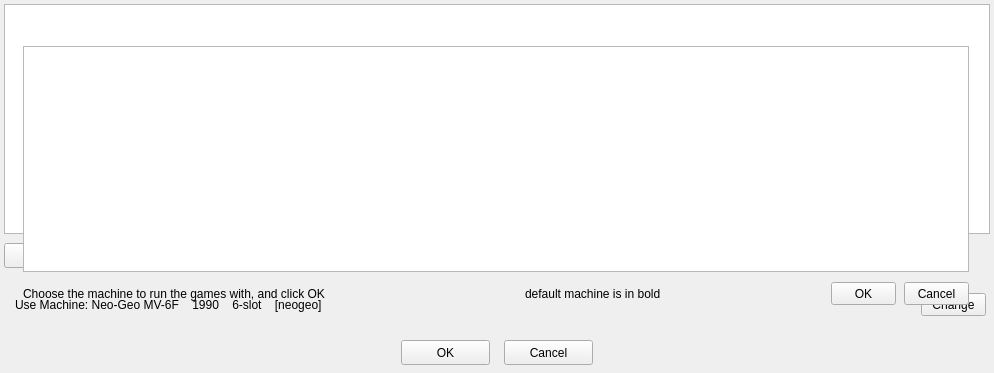
<?xml version="1.0" encoding="UTF-8"?>
<ui version="4.0">
  <class>FormArcadeMultiSlotGames</class>
  <widget class="QWidget" name="FormArcadeMultiSlotGames">
    <property name="geometry"><rect><x>0</x><y>0</y><width>994</width><height>373</height></rect></property>
    <property name="windowTitle"><string>Neo-Geo MVS (Multi Video System)</string></property>
    <property name="vclClass" stdset="0"><string notr="true">TFormArcadeMultiSlotGames</string></property>
    <property name="vclColor" stdset="0"><string notr="true">#f1f1f1</string></property>
    <property name="vclFontName" stdset="0"><string notr="true">Segoe UI</string></property>
    <property name="vclFontPx" stdset="0"><number>12</number></property>
    <property name="vclFontColor" stdset="0"><string notr="true">#000000</string></property>
    <property name="vclBorderStyle" stdset="0"><string notr="true">bsDialog</string></property>
    <property name="vclOnKeyPress" stdset="0"><string notr="true">FormKeyPress</string></property>
    <widget class="ElLabel" name="LabelHelpText">
      <property name="geometry"><rect><x>428</x><y>243</y><width>380</width><height>28</height></rect></property>
      <property name="text"><string>Choose a cartridge slot for each game (%u slots max)
MAME v%s minimum required</string></property>
      <property name="vclClass" stdset="0"><string notr="true">TShadowLabel</string></property>
      <property name="vclTransparent" stdset="0"><bool>true</bool></property>
      <property name="vclFontName" stdset="0"><string notr="true">Verdana</string></property>
      <property name="vclFontPx" stdset="0"><number>12</number></property>
      <property name="vclFontColor" stdset="0"><string notr="true">#000080</string></property>
      <property name="vclAlignment" stdset="0"><string notr="true">taCenter</string></property>
      <property name="wordWrap"><bool>true</bool></property>
      <property name="vclColorFrame" stdset="0"><string notr="true">#000000</string></property>
      <property name="vclColorInnerFrame" stdset="0"><string notr="true">#000000</string></property>
      <property name="vclShadowColor" stdset="0"><string notr="true">#808080</string></property>
      <property name="vclShadowEnabled" stdset="0"><string notr="true">False</string></property>
      <property name="vclEllipsType" stdset="0"><string notr="true">etNone</string></property>
      <property name="vclFrames" stdset="0"><string notr="true"></string></property>
    </widget>
    <widget class="ElPanel" name="PanelBottom">
      <property name="geometry"><rect><x>0</x><y>332</y><width>994</width><height>41</height></rect></property>
      <property name="vclAlign" stdset="0"><string notr="true">alBottom</string></property>
      <property name="vclClass" stdset="0"><string notr="true">TPanelEx</string></property>
      <property name="vclColor1" stdset="0"><string notr="true">#f1f1f1</string></property>
      <property name="vclColor2" stdset="0"><string notr="true">#dddddd</string></property>
      <property name="vclColor3" stdset="0"><string notr="true">#ffff00</string></property>
      <property name="vclColor4" stdset="0"><string notr="true">#008080</string></property>
      <property name="vclColorFrame" stdset="0"><string notr="true">#008000</string></property>
      <property name="vclColorInnerFrame" stdset="0"><string notr="true">#008000</string></property>
      <property name="vclStyle" stdset="0"><string notr="true">vgSimple</string></property>
      <property name="vclFrames" stdset="0"><string notr="true"></string></property>
      <widget class="ElButton" name="ButtonOk">
        <property name="geometry"><rect><x>401</x><y>8</y><width>89</width><height>25</height></rect></property>
        <property name="text"><string>OK</string></property>
        <property name="vclModalResult" stdset="0"><string notr="true">1</string></property>
        <property name="vclClass" stdset="0"><string notr="true">TBitBtnEx</string></property>
      </widget>
      <widget class="ElButton" name="ButtonNo">
        <property name="geometry"><rect><x>504</x><y>8</y><width>89</width><height>25</height></rect></property>
        <property name="text"><string>Cancel</string></property>
        <property name="vclModalResult" stdset="0"><string notr="true">2</string></property>
        <property name="vclClass" stdset="0"><string notr="true">TBitBtnEx</string></property>
      </widget>
    </widget>
    <widget class="ElButton" name="ButtonUp">
      <property name="geometry"><rect><x>4</x><y>243</y><width>85</width><height>25</height></rect></property>
      <property name="text"><string>Move Up</string></property>
      <property name="toolTip"><string>Move selected game to upper slot [Ctrl+Up Arrow]</string></property>
      <property name="vclTag" stdset="0"><number>1</number></property>
      <property name="vclClass" stdset="0"><string notr="true">TBitBtnEx</string></property>
      <property name="vclOnClick" stdset="0"><string notr="true">ButtonUpClick</string></property>
    </widget>
    <widget class="ElButton" name="ButtonDown">
      <property name="geometry"><rect><x>93</x><y>243</y><width>85</width><height>25</height></rect></property>
      <property name="text"><string>Move Down</string></property>
      <property name="toolTip"><string>Move selected game to lower slot [Ctrl+Down Arrow]</string></property>
      <property name="vclClass" stdset="0"><string notr="true">TBitBtnEx</string></property>
      <property name="vclOnClick" stdset="0"><string notr="true">ButtonUpClick</string></property>
    </widget>
    <widget class="ElButton" name="ButtonRemoveFromList">
      <property name="geometry"><rect><x>182</x><y>243</y><width>85</width><height>25</height></rect></property>
      <property name="text"><string>Remove</string></property>
      <property name="toolTip"><string>Remove selected games from the list [Delete]</string></property>
      <property name="vclClass" stdset="0"><string notr="true">TBitBtnEx</string></property>
      <property name="vclOnClick" stdset="0"><string notr="true">ButtonRemoveFromListClick</string></property>
    </widget>
    <widget class="ElPanel" name="PanelNeoGeoMVS">
      <property name="geometry"><rect><x>4</x><y>289</y><width>986</width><height>31</height></rect></property>
      <property name="vclVisible" stdset="0"><bool>false</bool></property>
      <property name="vclClass" stdset="0"><string notr="true">TPanelEx</string></property>
      <property name="vclColor1" stdset="0"><string notr="true">#f1f1f1</string></property>
      <property name="vclColor2" stdset="0"><string notr="true">#c0c0c0</string></property>
      <property name="vclColor3" stdset="0"><string notr="true">#ffff00</string></property>
      <property name="vclColor4" stdset="0"><string notr="true">#008080</string></property>
      <property name="vclColorFrame" stdset="0"><string notr="true">#c0c0c0</string></property>
      <property name="vclColorInnerFrame" stdset="0"><string notr="true">#5b6978</string></property>
      <property name="vclStyle" stdset="0"><string notr="true">vgSolid</string></property>
      <property name="vclFrames" stdset="0"><string notr="true">frLeft,frTop,frRight,frBottom</string></property>
      <widget class="ElLabel" name="LabelMultiSlotMachines">
        <property name="geometry"><rect><x>11</x><y>8</y><width>898</width><height>15</height></rect></property>
        <property name="text"><string>Use Machine: Neo-Geo MV-6F    1990    6-slot    [neogeo]</string></property>
        <property name="toolTip"><string>neogeo</string></property>
        <property name="vclTag" stdset="0"><number>6</number></property>
        <property name="vclClass" stdset="0"><string notr="true">TShadowLabel</string></property>
        <property name="vclTransparent" stdset="0"><bool>true</bool></property>
        <property name="vclFontName" stdset="0"><string notr="true">Consolas</string></property>
        <property name="vclFontPx" stdset="0"><number>12</number></property>
        <property name="vclFontColor" stdset="0"><string notr="true">#000000</string></property>
        <property name="vclFontStyle" stdset="0"><string notr="true">fsBold</string></property>
        <property name="vclColorFrame" stdset="0"><string notr="true">#000000</string></property>
        <property name="vclColorInnerFrame" stdset="0"><string notr="true">#000000</string></property>
        <property name="vclShadowColor" stdset="0"><string notr="true">#808080</string></property>
        <property name="vclShadowEnabled" stdset="0"><string notr="true">False</string></property>
        <property name="vclEllipsType" stdset="0"><string notr="true">etNone</string></property>
        <property name="vclFrames" stdset="0"><string notr="true"></string></property>
      </widget>
      <widget class="ElButton" name="ButtonChangePanelNeoGeoMVS">
        <property name="geometry"><rect><x>917</x><y>4</y><width>65</width><height>23</height></rect></property>
        <property name="text"><string>Change</string></property>
        <property name="toolTip"><string>Select another machine to play games with</string></property>
        <property name="vclVisible" stdset="0"><bool>false</bool></property>
        <property name="vclClass" stdset="0"><string notr="true">TBitBtnEx</string></property>
        <property name="vclOnClick" stdset="0"><string notr="true">ButtonChangePanelNeoGeoMVSClick</string></property>
      </widget>
    </widget>
    <widget class="QTreeView" name="GamesList">
      <property name="geometry"><rect><x>4</x><y>4</y><width>986</width><height>230</height></rect></property>
      <property name="vclClass" stdset="0"><string notr="true">TEasyListview</string></property>
      <property name="vclColor" stdset="0"><string notr="true">#ffffff</string></property>
    </widget>
    <widget class="ElPanel" name="PanelMultiSlotMachines">
      <property name="geometry"><rect><x>8</x><y>30</y><width>978</width><height>290</height></rect></property>
      <property name="vclClass" stdset="0"><string notr="true">TPanelEx</string></property>
      <property name="vclColor1" stdset="0"><string notr="true">#f1f1f1</string></property>
      <property name="vclColor2" stdset="0"><string notr="true">#fafafa</string></property>
      <property name="vclColor3" stdset="0"><string notr="true">#010000</string></property>
      <property name="vclColor4" stdset="0"><string notr="true">#000059</string></property>
      <property name="vclColorFrame" stdset="0"><string notr="true">#c0c0c0</string></property>
      <property name="vclColorInnerFrame" stdset="0"><string notr="true">#5b6978</string></property>
      <property name="vclStyle" stdset="0"><string notr="true">vgSolid</string></property>
      <property name="vclFrames" stdset="0"><string notr="true"></string></property>
      <widget class="ElLabel" name="LabelMultiSlotMachinesChooseMachineToRun">
        <property name="vclAutoSize" stdset="0"><bool>true</bool></property>
        <property name="geometry"><rect><x>15</x><y>255</y><width>353</width><height>17</height></rect></property>
        <property name="text"><string>Choose the machine to run the games with, and click OK</string></property>
        <property name="vclClass" stdset="0"><string notr="true">TShadowLabel</string></property>
        <property name="vclTransparent" stdset="0"><bool>true</bool></property>
        <property name="vclFontName" stdset="0"><string notr="true">Verdana</string></property>
        <property name="vclFontPx" stdset="0"><number>13</number></property>
        <property name="vclFontColor" stdset="0"><string notr="true">#000000</string></property>
        <property name="vclColorFrame" stdset="0"><string notr="true">#000000</string></property>
        <property name="vclColorInnerFrame" stdset="0"><string notr="true">#000000</string></property>
        <property name="vclShadowColor" stdset="0"><string notr="true">#a0a0a4</string></property>
        <property name="vclShadowEnabled" stdset="0"><string notr="true">False</string></property>
        <property name="vclEllipsType" stdset="0"><string notr="true">etNone</string></property>
        <property name="vclFrames" stdset="0"><string notr="true"></string></property>
      </widget>
      <widget class="ElLabel" name="LabelMultiSlotMachinesBoldDefaultMachine">
        <property name="vclAutoSize" stdset="0"><bool>true</bool></property>
        <property name="geometry"><rect><x>517</x><y>256</y><width>169</width><height>15</height></rect></property>
        <property name="text"><string>default machine is in bold</string></property>
        <property name="vclClass" stdset="0"><string notr="true">TShadowLabel</string></property>
        <property name="vclTransparent" stdset="0"><bool>true</bool></property>
        <property name="vclFontName" stdset="0"><string notr="true">Verdana</string></property>
        <property name="vclFontPx" stdset="0"><number>12</number></property>
        <property name="vclFontColor" stdset="0"><string notr="true">#000080</string></property>
        <property name="vclFontStyle" stdset="0"><string notr="true">fsBold</string></property>
        <property name="vclColorFrame" stdset="0"><string notr="true">#000000</string></property>
        <property name="vclColorInnerFrame" stdset="0"><string notr="true">#000000</string></property>
        <property name="vclShadowColor" stdset="0"><string notr="true">#a0a0a4</string></property>
        <property name="vclShadowEnabled" stdset="0"><string notr="true">False</string></property>
        <property name="vclEllipsType" stdset="0"><string notr="true">etNone</string></property>
        <property name="vclFrames" stdset="0"><string notr="true"></string></property>
      </widget>
      <widget class="QTreeView" name="MultiSlotMachines">
        <property name="geometry"><rect><x>15</x><y>16</y><width>946</width><height>226</height></rect></property>
        <property name="vclClass" stdset="0"><string notr="true">TEasyListview</string></property>
        <property name="vclColor" stdset="0"><string notr="true">#ffffff</string></property>
        <property name="vclFontName" stdset="0"><string notr="true">Segoe UI</string></property>
        <property name="vclFontPx" stdset="0"><number>12</number></property>
        <property name="vclFontColor" stdset="0"><string notr="true">#000000</string></property>
        <property name="vclOnDblClick" stdset="0"><string notr="true">MultiSlotMachinesDblClick</string></property>
      </widget>
      <widget class="ElButton" name="ButtonOkMultiSlotMachines">
        <property name="geometry"><rect><x>823</x><y>252</y><width>65</width><height>23</height></rect></property>
        <property name="text"><string>OK</string></property>
        <property name="toolTip"><string>Select another machine to play games with (mouse double-click or ENTER key)</string></property>
        <property name="vclClass" stdset="0"><string notr="true">TBitBtnEx</string></property>
        <property name="vclOnClick" stdset="0"><string notr="true">ButtonOkMultiSlotMachinesClick</string></property>
      </widget>
      <widget class="ElButton" name="ButtonCancelMultiSlotMachines">
        <property name="geometry"><rect><x>896</x><y>252</y><width>65</width><height>23</height></rect></property>
        <property name="text"><string>Cancel</string></property>
        <property name="toolTip"><string>Select another machine to play games with (mouse double-click or ENTER key)</string></property>
        <property name="vclClass" stdset="0"><string notr="true">TBitBtnEx</string></property>
        <property name="vclOnClick" stdset="0"><string notr="true">ButtonCancelMultiSlotMachinesClick</string></property>
      </widget>
    </widget>
  </widget>
  <customwidgets>
    <customwidget><class>ElButton</class><extends>QPushButton</extends><header>ElWidgets.h</header></customwidget>
    <customwidget><class>ElLabel</class><extends>QLabel</extends><header>ElWidgets.h</header></customwidget>
    <customwidget><class>ElPanel</class><extends>QFrame</extends><header>ElWidgets.h</header><container>1</container></customwidget>
  </customwidgets>
  <resources/><connections/>
</ui>
